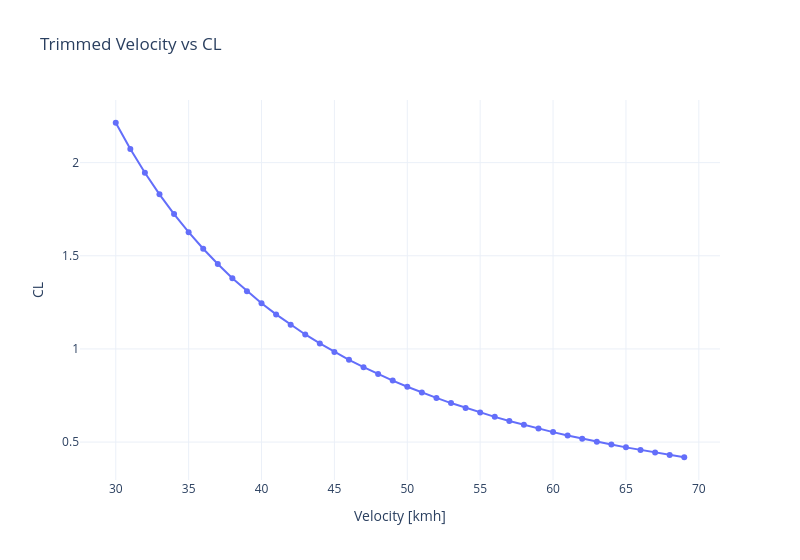

Source (notebook cell):
### Markdown cell above
## Trimmed condition

### Code cell
rho = 1.225
mass_kg = 1.8
W = mass_kg * 9.81  

## Trim condition intercept
V_target_kmh = []
for i in range(30,70,1):
    V_target_kmh.append(i)
A = 0.1875

def vel_km_ms_convert(V_kmh):
    return V_kmh/3.6

V_target_ms = vel_km_ms_convert(np.array(V_target_kmh))
CL_required = np.array([2*W/(rho*(V**2)*A) for V in V_target_ms])

fig = go.Figure()
fig.add_trace(
    go.Scatter(
        x=V_target_ms*3.6,  # Convert back to km/h for the x-axis
        y=CL_required,
        mode='lines+markers',
    )
)
fig.update_layout(
    title='Trimmed Velocity vs CL',
    autosize=False,
    width=800,
    height=560,
    xaxis_title='Velocity [kmh]',
    yaxis_title='CL',
    template='plotly_white',
)
fig.show()

### Figure 1 — Plotly figure (JSON) as saved in the notebook; plotly's stock layout.template omitted (floating-point values rounded to 4 significant figures)
{"data": [{"mode": "lines+markers", "type": "scatter", "x": [30.0, 31.0, 32.0, 33.0, 34.0, 35.0, 36.0, 37.0, 38.0, 39.0, 40.0, 41.0, 42.0, 43.0, 44.0, 45.0, 46.0, 47.0, 48.0, 49.0, 50.0, 51.0, 52.0, 53.0, 54.0, 55.0, 56.0, 57.0, 58.0, 59.0, 60.0, 61.0, 62.0, 63.0, 64.0, 65.0, 66.0, 67.0, 68.0, 69.0], "y": [2.214, 2.074, 1.946, 1.83, 1.724, 1.627, 1.538, 1.456, 1.38, 1.31, 1.245, 1.185, 1.13, 1.078, 1.029, 0.984, 0.9417, 0.9021, 0.8649, 0.8299, 0.7971, 0.7661, 0.7369, 0.7094, 0.6834, 0.6587, 0.6354, 0.6133, 0.5924, 0.5724, 0.5535, 0.5355, 0.5184, 0.5021, 0.4865, 0.4716, 0.4575, 0.4439, 0.4309, 0.4185]}], "layout": {"autosize": false, "height": 560, "title": {"text": "Trimmed Velocity vs CL"}, "width": 800, "xaxis": {"title": {"text": "Velocity [kmh]"}}, "yaxis": {"title": {"text": "CL"}}}}
